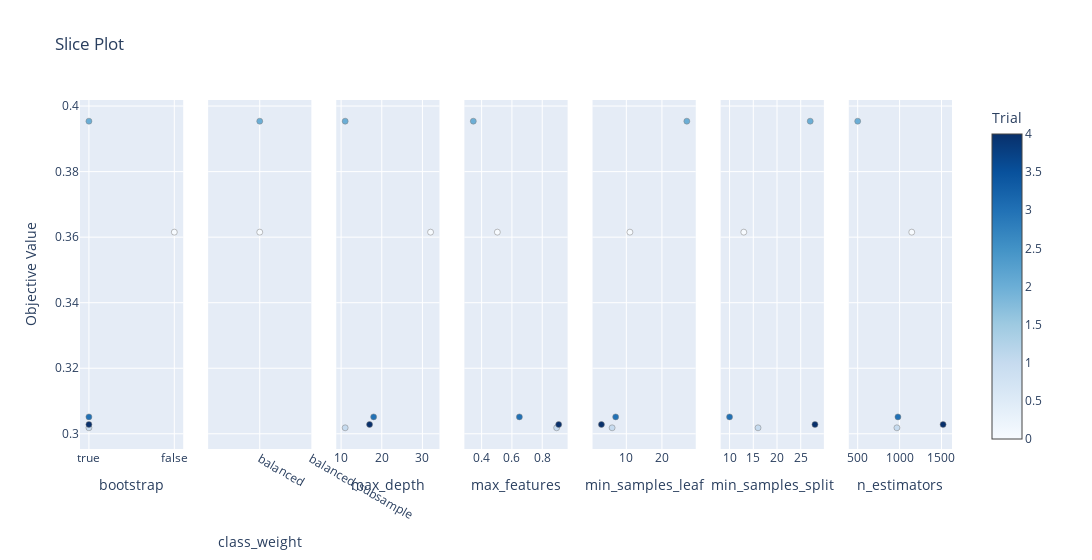

Notebook code cell kept with this figure:
### Code cell
import optuna.visualization as vis



# Slice plot for individual params
vis.plot_slice(study)

### Figure 1 — Plotly figure (JSON) as saved in the notebook; plotly's stock layout.template omitted (floating-point values rounded to 4 significant figures)
{"data": [{"marker": {"color": [0, 1, 2, 3, 4], "colorbar": {"title": {"text": "Trial"}, "x": 1, "xpad": 40}, "colorscale": [[0, "rgb(247,251,255)"], [0.125, "rgb(222,235,247)"], [0.25, "rgb(198,219,239)"], [0.375, "rgb(158,202,225)"], [0.5, "rgb(107,174,214)"], [0.625, "rgb(66,146,198)"], [0.75, "rgb(33,113,181)"], [0.875, "rgb(8,81,156)"], [1, "rgb(8,48,107)"]], "line": {"color": "Grey", "width": 0.5}, "showscale": true}, "mode": "markers", "name": "Feasible Trial", "showlegend": false, "type": "scatter", "x": [false, true, true, true, true], "xaxis": "x", "y": [0.3615, 0.3018, 0.3954, 0.3052, 0.3028], "yaxis": "y"}, {"marker": {"color": [0, 1, 2, 3, 4], "colorbar": {"title": {"text": "Trial"}, "x": 1, "xpad": 40}, "colorscale": [[0, "rgb(247,251,255)"], [0.125, "rgb(222,235,247)"], [0.25, "rgb(198,219,239)"], [0.375, "rgb(158,202,225)"], [0.5, "rgb(107,174,214)"], [0.625, "rgb(66,146,198)"], [0.75, "rgb(33,113,181)"], [0.875, "rgb(8,81,156)"], [1, "rgb(8,48,107)"]], "line": {"color": "Grey", "width": 0.5}, "showscale": false}, "mode": "markers", "name": "Feasible Trial", "showlegend": false, "type": "scatter", "x": ["balanced", null, "balanced", null, null], "xaxis": "x2", "y": [0.3615, 0.3018, 0.3954, 0.3052, 0.3028], "yaxis": "y2"}, {"marker": {"color": [0, 1, 2, 3, 4], "colorbar": {"title": {"text": "Trial"}, "x": 1, "xpad": 40}, "colorscale": [[0, "rgb(247,251,255)"], [0.125, "rgb(222,235,247)"], [0.25, "rgb(198,219,239)"], [0.375, "rgb(158,202,225)"], [0.5, "rgb(107,174,214)"], [0.625, "rgb(66,146,198)"], [0.75, "rgb(33,113,181)"], [0.875, "rgb(8,81,156)"], [1, "rgb(8,48,107)"]], "line": {"color": "Grey", "width": 0.5}, "showscale": false}, "mode": "markers", "name": "Feasible Trial", "showlegend": false, "type": "scatter", "x": [32, 11, 11, 18, 17], "xaxis": "x3", "y": [0.3615, 0.3018, 0.3954, 0.3052, 0.3028], "yaxis": "y3"}, {"marker": {"color": [0, 1, 2, 3, 4], "colorbar": {"title": {"text": "Trial"}, "x": 1, "xpad": 40}, "colorscale": [[0, "rgb(247,251,255)"], [0.125, "rgb(222,235,247)"], [0.25, "rgb(198,219,239)"], [0.375, "rgb(158,202,225)"], [0.5, "rgb(107,174,214)"], [0.625, "rgb(66,146,198)"], [0.75, "rgb(33,113,181)"], [0.875, "rgb(8,81,156)"], [1, "rgb(8,48,107)"]], "line": {"color": "Grey", "width": 0.5}, "showscale": false}, "mode": "markers", "name": "Feasible Trial", "showlegend": false, "type": "scatter", "x": [0.5039, 0.8951, 0.3452, 0.6493, 0.9086], "xaxis": "x4", "y": [0.3615, 0.3018, 0.3954, 0.3052, 0.3028], "yaxis": "y4"}, {"marker": {"color": [0, 1, 2, 3, 4], "colorbar": {"title": {"text": "Trial"}, "x": 1, "xpad": 40}, "colorscale": [[0, "rgb(247,251,255)"], [0.125, "rgb(222,235,247)"], [0.25, "rgb(198,219,239)"], [0.375, "rgb(158,202,225)"], [0.5, "rgb(107,174,214)"], [0.625, "rgb(66,146,198)"], [0.75, "rgb(33,113,181)"], [0.875, "rgb(8,81,156)"], [1, "rgb(8,48,107)"]], "line": {"color": "Grey", "width": 0.5}, "showscale": false}, "mode": "markers", "name": "Feasible Trial", "showlegend": false, "type": "scatter", "x": [11, 6, 27, 7, 3], "xaxis": "x5", "y": [0.3615, 0.3018, 0.3954, 0.3052, 0.3028], "yaxis": "y5"}, {"marker": {"color": [0, 1, 2, 3, 4], "colorbar": {"title": {"text": "Trial"}, "x": 1, "xpad": 40}, "colorscale": [[0, "rgb(247,251,255)"], [0.125, "rgb(222,235,247)"], [0.25, "rgb(198,219,239)"], [0.375, "rgb(158,202,225)"], [0.5, "rgb(107,174,214)"], [0.625, "rgb(66,146,198)"], [0.75, "rgb(33,113,181)"], [0.875, "rgb(8,81,156)"], [1, "rgb(8,48,107)"]], "line": {"color": "Grey", "width": 0.5}, "showscale": false}, "mode": "markers", "name": "Feasible Trial", "showlegend": false, "type": "scatter", "x": [13, 16, 27, 10, 28], "xaxis": "x6", "y": [0.3615, 0.3018, 0.3954, 0.3052, 0.3028], "yaxis": "y6"}, {"marker": {"color": [0, 1, 2, 3, 4], "colorbar": {"title": {"text": "Trial"}, "x": 1, "xpad": 40}, "colorscale": [[0, "rgb(247,251,255)"], [0.125, "rgb(222,235,247)"], [0.25, "rgb(198,219,239)"], [0.375, "rgb(158,202,225)"], [0.5, "rgb(107,174,214)"], [0.625, "rgb(66,146,198)"], [0.75, "rgb(33,113,181)"], [0.875, "rgb(8,81,156)"], [1, "rgb(8,48,107)"]], "line": {"color": "Grey", "width": 0.5}, "showscale": false}, "mode": "markers", "name": "Feasible Trial", "showlegend": false, "type": "scatter", "x": [1145, 968, 500, 980, 1519], "xaxis": "x7", "y": [0.3615, 0.3018, 0.3954, 0.3052, 0.3028], "yaxis": "y7"}], "layout": {"title": {"text": "Slice Plot"}, "width": 2100, "xaxis": {"anchor": "y", "categoryarray": [true, false], "categoryorder": "array", "domain": [0, 0.1184], "title": {"text": "bootstrap"}, "type": "category"}, "xaxis2": {"anchor": "y2", "categoryarray": [null, "balanced", "balanced_subsample"], "categoryorder": "array", "domain": [0.1469, 0.2653], "title": {"text": "class_weight"}, "type": "category"}, "xaxis3": {"anchor": "y3", "domain": [0.2939, 0.4122], "title": {"text": "max_depth"}}, "xaxis4": {"anchor": "y4", "domain": [0.4408, 0.5592], "title": {"text": "max_features"}}, "xaxis5": {"anchor": "y5", "domain": [0.5878, 0.7061], "title": {"text": "min_samples_leaf"}}, "xaxis6": {"anchor": "y6", "domain": [0.7347, 0.8531], "title": {"text": "min_samples_split"}}, "xaxis7": {"anchor": "y7", "domain": [0.8816, 1.0], "title": {"text": "n_estimators"}}, "yaxis": {"anchor": "x", "domain": [0, 1], "title": {"text": "Objective Value"}}, "yaxis2": {"anchor": "x2", "domain": [0, 1], "matches": "y", "showticklabels": false}, "yaxis3": {"anchor": "x3", "domain": [0, 1], "matches": "y", "showticklabels": false}, "yaxis4": {"anchor": "x4", "domain": [0, 1], "matches": "y", "showticklabels": false}, "yaxis5": {"anchor": "x5", "domain": [0, 1], "matches": "y", "showticklabels": false}, "yaxis6": {"anchor": "x6", "domain": [0, 1], "matches": "y", "showticklabels": false}, "yaxis7": {"anchor": "x7", "domain": [0, 1], "matches": "y", "showticklabels": false}}}
